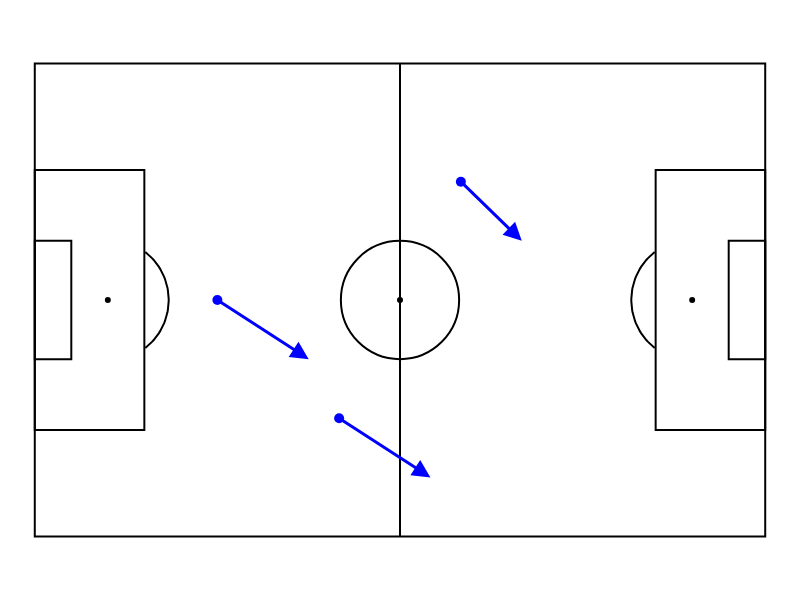

Notebook source saved alongside this figure:
### Code cell
data = pd.DataFrame({
    'x': [30, 50, 70],
    'y': [40, 60, 20],
    'x2': [45, 65, 80],
    'y2': [50, 70, 30],
    'player': ['Alice', 'Bob', 'Carol']
})

# Create a pitch with a dark theme and Opta dimensions
pitch = pb.viz.Pitch(theme="white")

# Plot the passes as arrows
pitch.plot_arrows(
    data, x='x', y='y', x_end='x2', y_end='y2',
    width=3, arrowhead=2, arrowsize=1.2, 
)

# Optional: plot player positions at the start of the arrows
pitch.plot_scatter(data, x='x', y='y', hover='player')

# Show the pitch
pitch.show()

### Figure 1 — Plotly figure (JSON) as saved in the notebook; plotly's stock layout.template omitted (floating-point values rounded to 4 significant figures)
{"data": [{"hoverinfo": "skip", "line": {"color": "black"}, "mode": "lines", "showlegend": false, "type": "scatter", "x": [15.89, 16.14, 16.38, 16.62, 16.85, 17.06, 17.27, 17.47, 17.67, 17.85, 18.02, 18.18, 18.33, 18.47, 18.6, 18.71, 18.82, 18.91, 19.0, 19.07, 19.13, 19.18, 19.21, 19.24, 19.25, 19.25, 19.24, 19.21, 19.18, 19.13, 19.07, 19.0, 18.91, 18.82, 18.71, 18.6, 18.47, 18.33, 18.18, 18.02, 17.85, 17.67, 17.47, 17.27, 17.06, 16.85, 16.62, 16.38, 16.14, 15.89], "y": [27.1, 27.31, 27.52, 27.74, 27.98, 28.21, 28.46, 28.72, 28.98, 29.25, 29.52, 29.8, 30.09, 30.38, 30.68, 30.98, 31.29, 31.6, 31.91, 32.23, 32.55, 32.87, 33.19, 33.51, 33.84, 34.16, 34.49, 34.81, 35.13, 35.45, 35.77, 36.09, 36.4, 36.71, 37.02, 37.32, 37.62, 37.91, 38.2, 38.48, 38.75, 39.02, 39.28, 39.54, 39.79, 40.02, 40.26, 40.48, 40.69, 40.9]}, {"hoverinfo": "skip", "line": {"color": "black"}, "mode": "lines", "showlegend": false, "type": "scatter", "x": [89.11, 88.86, 88.62, 88.38, 88.15, 87.94, 87.73, 87.53, 87.33, 87.15, 86.98, 86.82, 86.67, 86.53, 86.4, 86.29, 86.18, 86.09, 86.0, 85.93, 85.87, 85.82, 85.79, 85.76, 85.75, 85.75, 85.76, 85.79, 85.82, 85.87, 85.93, 86.0, 86.09, 86.18, 86.29, 86.4, 86.53, 86.67, 86.82, 86.98, 87.15, 87.33, 87.53, 87.73, 87.94, 88.15, 88.38, 88.62, 88.86, 89.11], "y": [40.9, 40.69, 40.48, 40.26, 40.02, 39.79, 39.54, 39.28, 39.02, 38.75, 38.48, 38.2, 37.91, 37.62, 37.32, 37.02, 36.71, 36.4, 36.09, 35.77, 35.45, 35.13, 34.81, 34.49, 34.16, 33.84, 33.51, 33.19, 32.87, 32.55, 32.23, 31.91, 31.6, 31.29, 30.98, 30.68, 30.38, 30.09, 29.8, 29.52, 29.25, 28.98, 28.72, 28.46, 28.21, 27.98, 27.74, 27.52, 27.31, 27.1]}, {"hoverinfo": "skip", "marker": {"color": "black", "size": 6}, "mode": "markers", "showlegend": false, "type": "scatter", "x": [10.5], "y": [34]}, {"hoverinfo": "skip", "marker": {"color": "black", "size": 6}, "mode": "markers", "showlegend": false, "type": "scatter", "x": [94.5], "y": [34]}, {"hoverinfo": "skip", "marker": {"color": "black", "size": 6}, "mode": "markers", "showlegend": false, "type": "scatter", "x": [52.5], "y": [34]}, {"hoverinfo": "text", "hovertext": ["Alice (30, 40)", "Bob (50, 60)", "Carol (70, 20)"], "marker": {"color": "blue", "size": 10}, "mode": "markers", "type": "scatter", "x": [26.25, 43.75, 61.25], "y": [34.0, 17.0, 51.0]}], "layout": {"annotations": [{"arrowcolor": "blue", "arrowhead": 2, "arrowsize": 1.2, "arrowwidth": 3, "ax": 26.25, "axref": "x", "ay": 34, "ayref": "y", "hovertext": "", "opacity": 1, "showarrow": true, "standoff": 0, "text": "", "x": 39.38, "xref": "x", "y": 25.5, "yref": "y"}, {"arrowcolor": "blue", "arrowhead": 2, "arrowsize": 1.2, "arrowwidth": 3, "ax": 43.75, "axref": "x", "ay": 17, "ayref": "y", "hovertext": "", "opacity": 1, "showarrow": true, "standoff": 0, "text": "", "x": 56.88, "xref": "x", "y": 8.5, "yref": "y"}, {"arrowcolor": "blue", "arrowhead": 2, "arrowsize": 1.2, "arrowwidth": 3, "ax": 61.25, "axref": "x", "ay": 51, "ayref": "y", "hovertext": "", "opacity": 1, "showarrow": true, "standoff": 0, "text": "", "x": 70, "xref": "x", "y": 42.5, "yref": "y"}], "height": 600, "margin": {"b": 0, "l": 0, "r": 0, "t": 0}, "plot_bgcolor": "white", "shapes": [{"line": {"color": "black"}, "type": "rect", "x0": 0, "x1": 105, "y0": 0, "y1": 68}, {"line": {"color": "black"}, "type": "circle", "x0": 44, "x1": 61, "y0": 25.5, "y1": 42.5}, {"line": {"color": "black"}, "type": "rect", "x0": 52.5, "x1": 52.5, "y0": 0, "y1": 68}, {"line": {"color": "black"}, "type": "rect", "x0": 0, "x1": 15.75, "y0": 15.3, "y1": 52.7}, {"line": {"color": "black"}, "type": "rect", "x0": 89.25, "x1": 105, "y0": 15.3, "y1": 52.7}, {"line": {"color": "black"}, "type": "rect", "x0": 0, "x1": 5.25, "y0": 25.5, "y1": 42.5}, {"line": {"color": "black"}, "type": "rect", "x0": 99.75, "x1": 105, "y0": 25.5, "y1": 42.5}], "showlegend": false, "title": {}, "width": 800, "xaxis": {"constrain": "domain", "fixedrange": true, "range": [-5, 110], "scaleanchor": "y", "showgrid": false, "showticklabels": false, "visible": false, "zeroline": false}, "yaxis": {"constrain": "domain", "fixedrange": true, "range": [-5, 73], "showgrid": false, "showticklabels": false, "visible": false, "zeroline": false}}}
